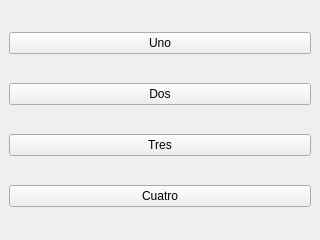
<?xml version="1.0" encoding="UTF-8"?>
<ui version="4.0">
 <class>MainWindow</class>
 <widget class="QMainWindow" name="MainWindow">
  <property name="geometry">
   <rect>
    <x>0</x>
    <y>0</y>
    <width>320</width>
    <height>240</height>
   </rect>
  </property>
  <property name="windowTitle">
   <string>Layout Vertical con Botones</string>
  </property>
  <widget class="QWidget" name="centralwidget">
   <layout class="QVBoxLayout" name="verticalLayout">
    <item>
     <widget class="QPushButton" name="pushButton">
      <property name="text">
       <string>Uno</string>
      </property>
     </widget>
    </item>
    <item>
     <widget class="QPushButton" name="pushButton_2">
      <property name="text">
       <string>Dos</string>
      </property>
     </widget>
    </item>
    <item>
     <widget class="QPushButton" name="pushButton_3">
      <property name="text">
       <string>Tres</string>
      </property>
     </widget>
    </item>
    <item>
     <widget class="QPushButton" name="pushButton_4">
      <property name="text">
       <string>Cuatro</string>
      </property>
     </widget>
    </item>
   </layout>
  </widget>
 </widget>
 <resources/>
 <connections/>
</ui>
